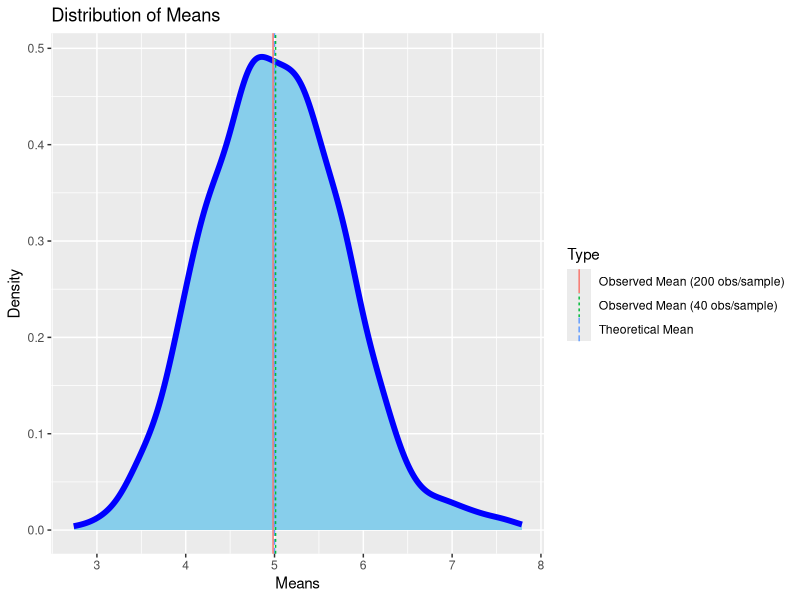
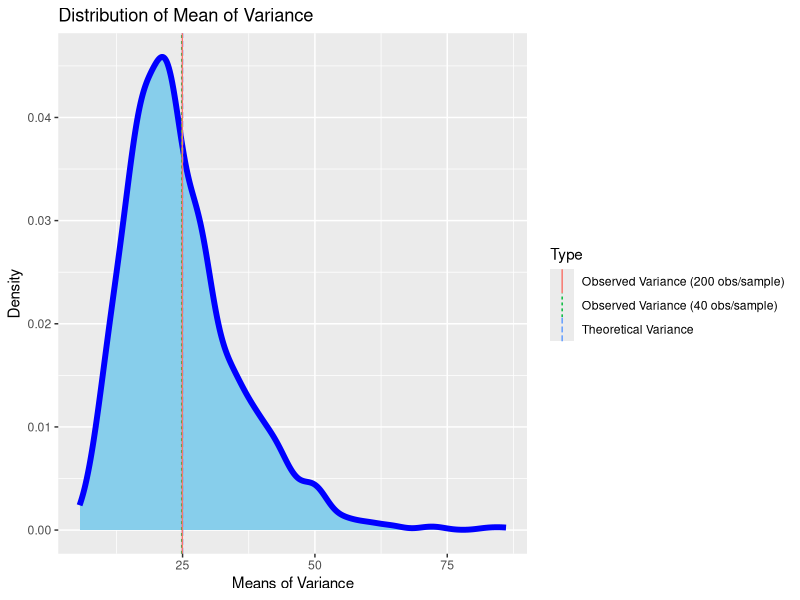

Here is the R script that generated these plots, in order:
## ---- chunk 1
knitr::opts_chunk$set(echo = TRUE)
## ---- chunk 2
set.seed(123)
nosim <- 1000
samplesize1 <- 40
samplesize2 <- 200
lambda <- 0.2
simulation1 <- rexp(nosim*samplesize1, lambda)
simulation2 <- rexp(nosim*samplesize2, lambda)
simsam1 <- matrix(simulation1, ncol = samplesize1) ##creates the simulated samples with 40 obs each
simsam2 <- matrix(simulation2, ncol = samplesize2) ##creates the simulated samples with 80 obs each
means1 <- apply(simsam1, 1, mean) ##calculates 1000 means of 40 obs each
means2 <- apply(simsam2, 1, mean)
ObservedMean1 <- mean(means1)
ObservedMean2 <- mean(means2)
TheoreticalMean <- 1/lambda
meanCompare <- data.frame(Type = c("Theoretical Mean",
                                   "Observed Mean (40 obs/sample)", 
                                   "Observed Mean (200 obs/sample)"), 
                          Value = c(TheoreticalMean, ObservedMean1, ObservedMean2))
## ---- chunk 3
library(ggplot2)
g <- ggplot(data.frame(means1), aes(means1))
g + geom_density(lwd = 2, color = "blue", fill = "sky blue") + 
    geom_density(aes(data = data.frame(means2), x = means2),
                 lwd = 2, color = "green", fill = "light green", alpha = 0.5) +
    geom_vline(data = meanCompare,
    aes(xintercept = Value , linetype = Type, colour = Type), show.legend = TRUE) + 
    ggtitle("Distribution of Means") +
    labs(x = "Means", y = "Density")
            
## ---- chunk 4
meanCompare

## ---- chunk 5
vars1 <- apply(simsam1, 1, var) ##calculates 1000 vars of 40 obs each
vars2 <- apply(simsam2, 1, var) ##calculates 1000 vars of 200 obs each
ObservedVar1 <- mean(vars1)
ObservedVar2 <- mean(vars2)
TheoreticalVar <- (1/lambda)^2
varCompare <- data.frame(Type = c("Theoretical Variance",
                                   "Observed Variance (40 obs/sample)", 
                                   "Observed Variance (200 obs/sample)"), 
                          Value = c(TheoreticalVar, ObservedVar1, ObservedVar2))
q <- ggplot(data.frame(vars1), aes(vars1))
q + geom_density(lwd = 2, color = "blue", fill = "sky blue") + 
    geom_density(aes(data = data.frame(vars2), x = vars2),
                 lwd = 2, color = "green", fill = "light green", alpha = 0.5) +
    geom_vline(data = varCompare,
    aes(xintercept = Value , linetype = Type, colour = Type), show.legend = TRUE) + 
    ggtitle("Distribution of Mean of Variance") +
    labs(x = "Means of Variance", y = "Density")
## ---- chunk 6
varCompare

